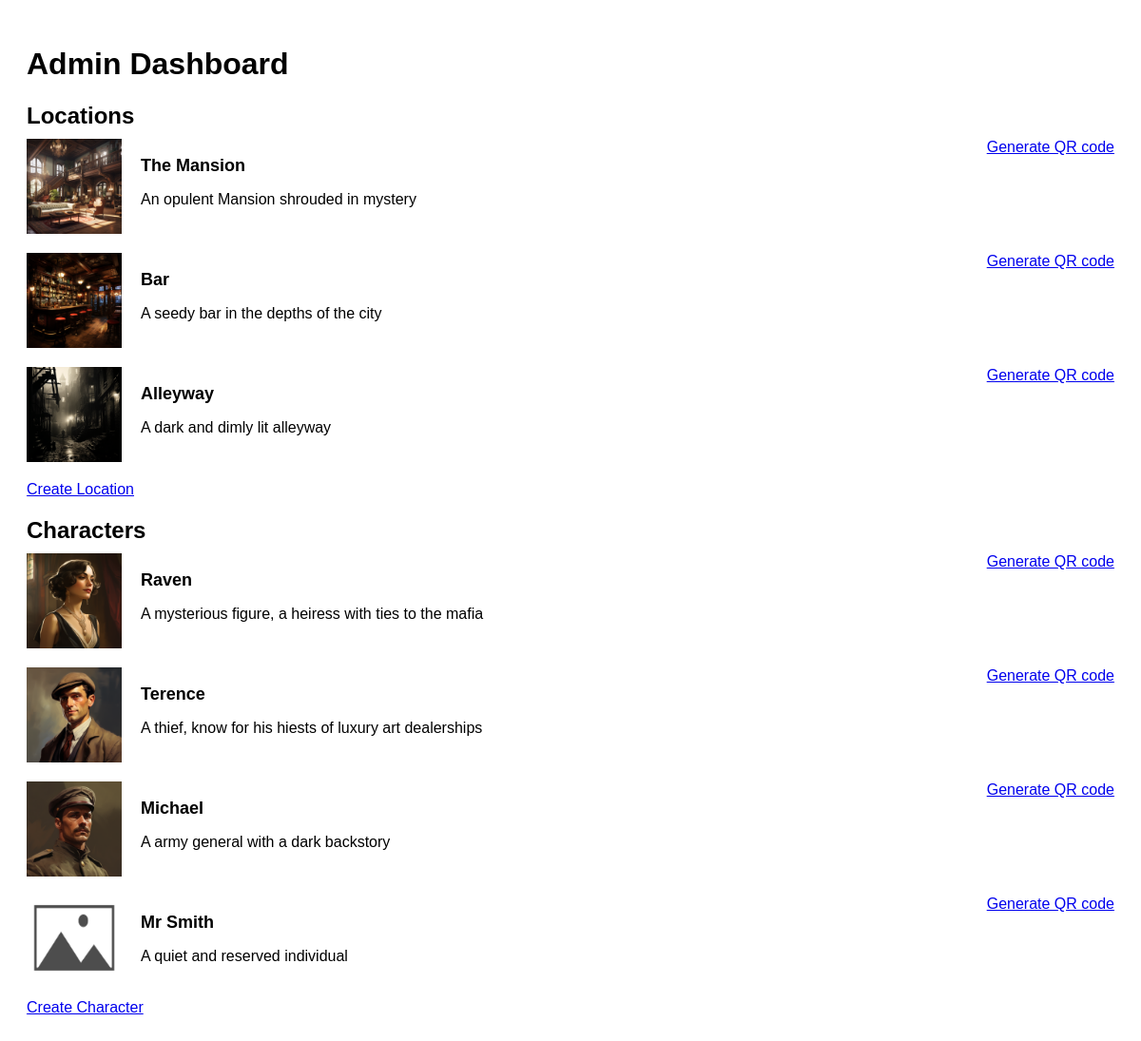
/adminView, run on the app's committed database.
### location/models.py (models this page shows, shortened)
class Location(models.Model):
    name = models.CharField(max_length=100)
    description = models.TextField()
    image = models.ImageField(upload_to='images/', default='images/placeholder.jpg', blank=True)
    staff_flagged = models.BooleanField(default=False)

### character/models.py (models this page shows, shortened)
class Character(models.Model):
    name = models.CharField(max_length=100)
    description = models.TextField()
    image = models.ImageField(upload_to='images/', default='images/placeholder.jpg', blank=True)

### base/views.py (the view)
# urls.py: path('adminView', views.adminView, name='adminView'),
def adminView(request):
    locations = Location.objects.all()
    characters = Character.objects.all()
    context = {'locations': locations, 'characters': characters}
    return render(request, 'base/adminView.html', context)

### base/templates/base/adminView.html (shortened to what this page needs)
<!DOCTYPE html>
{% load static %}
<html lang="en">
<head>
    <link rel = "stylesheet" href = "{% static 'styles/adminView.css' %}">
</head>
<body>
    <div class="container">
        <div class="section">
            <h1> Admin Dashboard </h1>
        </div>
        <div class="section">
            <h2>Locations</h2>
            {% for location in locations %}
                <div class="item">
                    <img src="{{ location.image.url }}" alt="{{ location.name }}">
                    <div class="info">
                        <h3>{{ location.name }}</h3>
                        <p>{{ location.description }}</p>
                    </div>
                    <div>
                        <a href="{% url 'base:generate_location_qr_code' location.pk %}">Generate QR code</a>
                    </div>
                </div>
            {% endfor %}
            <a href="{% url 'location:createLocation' %}">Create Location</a>
        </div>
        <div class="section">
            <h2>Characters</h2>
            {% for character in characters %}
                <div class="item">
                    <img src="{{ character.image.url }}" alt="{{ character.name }}">
                    <div class="info">
                        <h3>{{ character.name }}</h3>
                        <p>{{ character.description }}</p>
                    </div>
                    <div>
                        <a href="{% url 'base:generate_qr_code' character.pk %}">Generate QR code</a>
                    </div>
                </div>
            {% endfor %}
            <a href="{% url 'character:createCharacter' %}">Create Character</a>
        </div>
    </div>
</body>
</html>

### static/styles/adminView.css (style rules this page uses)
body { font-family: Arial, sans-serif; }
.container { max-width: 1200px; margin: 0 auto; padding: 20px; }
.section { margin-bottom: 20px; }
.section h2 { font-size: 24px; margin-bottom: 10px; }
.item { display: flex; margin-bottom: 20px; }
.item img { max-width: 100px; max-height: 100px; margin-right: 20px; }
.item .info { flex: 1; }
.item .info h3 { font-size: 18px; margin-bottom: 5px; }
.item .info p { font-size: 16px; }

### data on the page
Location: image (picture), name "The Mansion", description "An opulent Mansion shrouded in mystery"
Location: image (picture), name "Bar", description "A seedy bar in the depths of the city"
Location: image (picture), name "Alleyway", description "A dark and dimly lit alleyway"
Character: image (picture), name "Raven", description "A mysterious figure, a heiress with ties to the mafia"
Character: image (picture), name "Terence", description "A thief, know for his hiests of luxury art dealerships"
Character: image (picture), name "Michael", description "A army general with a dark backstory"
Character: image (placeholder picture), name "Mr Smith", description "A quiet and reserved individual"
